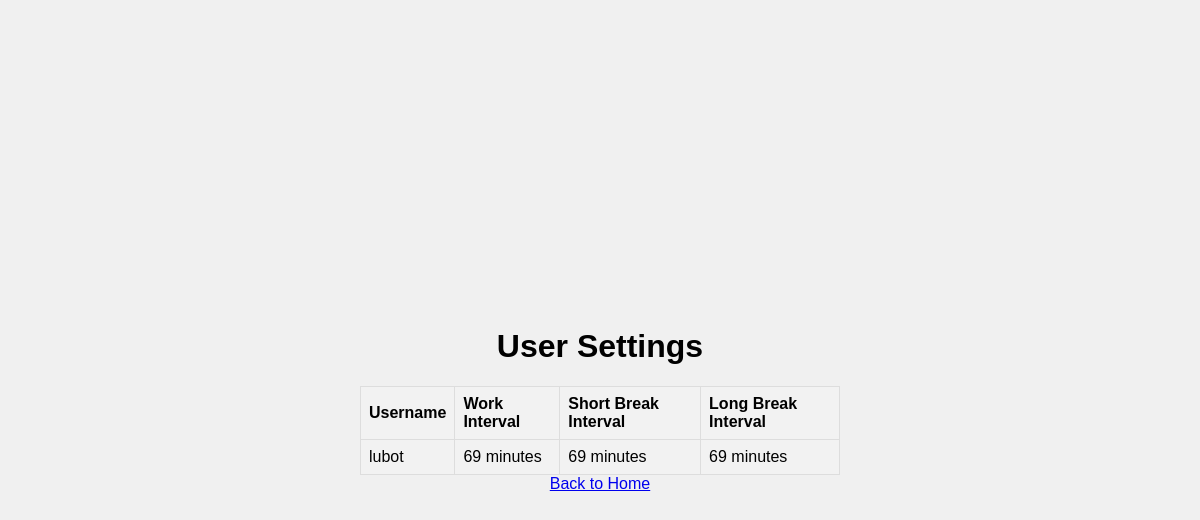
Page /display_user_settings on the earlier database version.
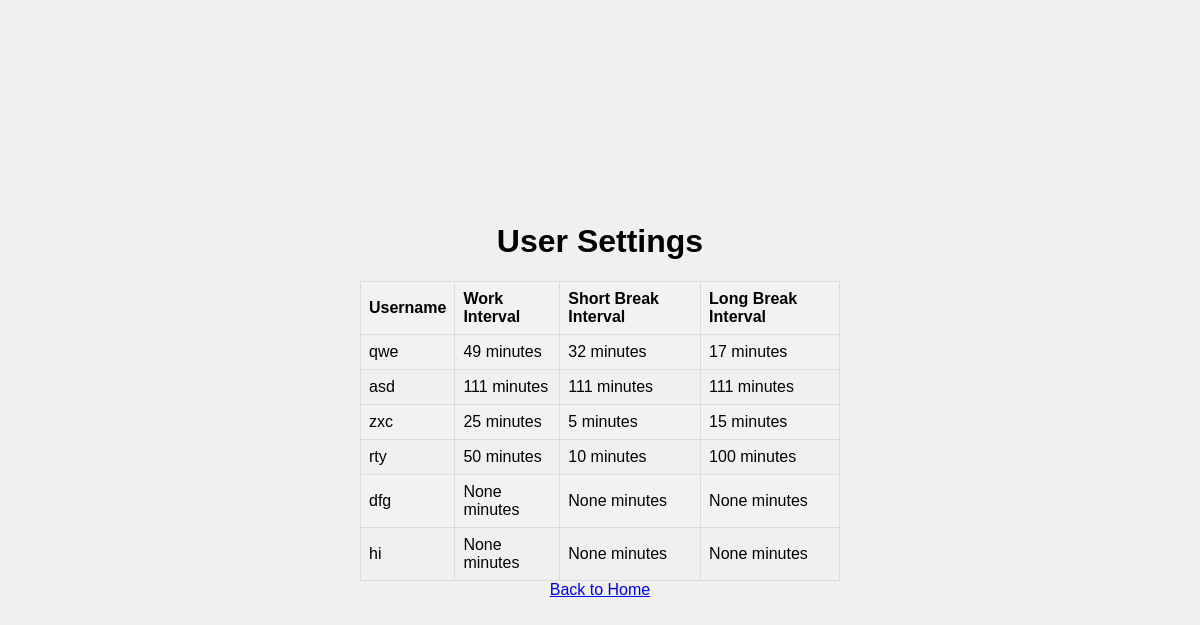
Same page on the later database version.
### app/models.py (models this page shows)
class UserSettingsView(Base):
    __tablename__ = 'UserSettingsView'
    username = db.Column(db.Text, primary_key=True)
    WorkInterval = db.Column(db.Integer)
    ShortBreakInterval = db.Column(db.Integer)
    LongBreakInterval = db.Column(db.Integer)

class PomodoroSettings(db.Model):
    __tablename__ = 'PomodoroSettings'
    SettingID = db.Column(db.Integer, primary_key=True, autoincrement=True)
    UserID = db.Column(db.Integer, db.ForeignKey('users.userid'))
    WorkInterval = db.Column(db.Integer, default=25)
    ShortBreakInterval = db.Column(db.Integer, default=5)
    LongBreakInterval = db.Column(db.Integer, default=15)

class User(db.Model):
    __tablename__ = 'users'
    userid = db.Column(db.Integer, primary_key=True, autoincrement=True)
    username = db.Column(db.Text, unique=True, nullable=False)
    password = db.Column(db.Text, nullable=False)
    email = db.Column(db.Text, unique=True, nullable=False)

### app/routes.py (the view)
@routes.route('/display_user_settings')
def display_user_settings():
    user_settings = []
    view_data = db.session.execute(text("SELECT username, WorkInterval, ShortBreakInterval, LongBreakInterval FROM UserSettingsView;"))
    for row in view_data.fetchall():
        user_settings.append({
            'username': row[0],
            'WorkInterval': row[1],
            'ShortBreakInterval': row[2],
            'LongBreakInterval': row[3]
        })
    return render_template('user_settings.html', user_settings=user_settings)

### app/templates/user_settings.html (shortened to what this page needs)
<!doctype html>
<html>
<head>
    <link rel="stylesheet" href="{{ url_for('static', filename='styles.css') }}">
</head>
<body>
    <h1>User Settings</h1>
    <table>
        <tr>
            <th>Username</th>
            <th>Work Interval</th>
            <th>Short Break Interval</th>
            <th>Long Break Interval</th>
        </tr>
        {% for settings in user_settings %}
        <tr>
            <td>{{ settings.username }}</td>
            <td>{{ settings.WorkInterval }} minutes</td>
            <td>{{ settings.ShortBreakInterval }} minutes</td>
            <td>{{ settings.LongBreakInterval }} minutes</td>
        </tr>
        {% endfor %}
    </table>
    <a href="/">Back to Home</a>
</body>
</html>

Differences in the rows shown:
no longer on this page (row unchanged): UserSettingsView: username "lubot", WorkInterval "69", ShortBreakInterval "69", LongBreakInterval "69"
now on this page (row edited): PomodoroSettings: username "qwe", WorkInterval "49", ShortBreakInterval "32", LongBreakInterval "17"
now on this page (row edited): PomodoroSettings: username "asd", WorkInterval "111", ShortBreakInterval "111", LongBreakInterval "111"
now on this page (row unchanged): PomodoroSettings: username "zxc", WorkInterval "25", ShortBreakInterval "5", LongBreakInterval "15"
now on this page (row unchanged): PomodoroSettings: username "rty", WorkInterval "50", ShortBreakInterval "10", LongBreakInterval "100"
added User: username "dfg", WorkInterval "None", ShortBreakInterval "None", LongBreakInterval "None"
added User: username "hi", WorkInterval "None", ShortBreakInterval "None", LongBreakInterval "None"
